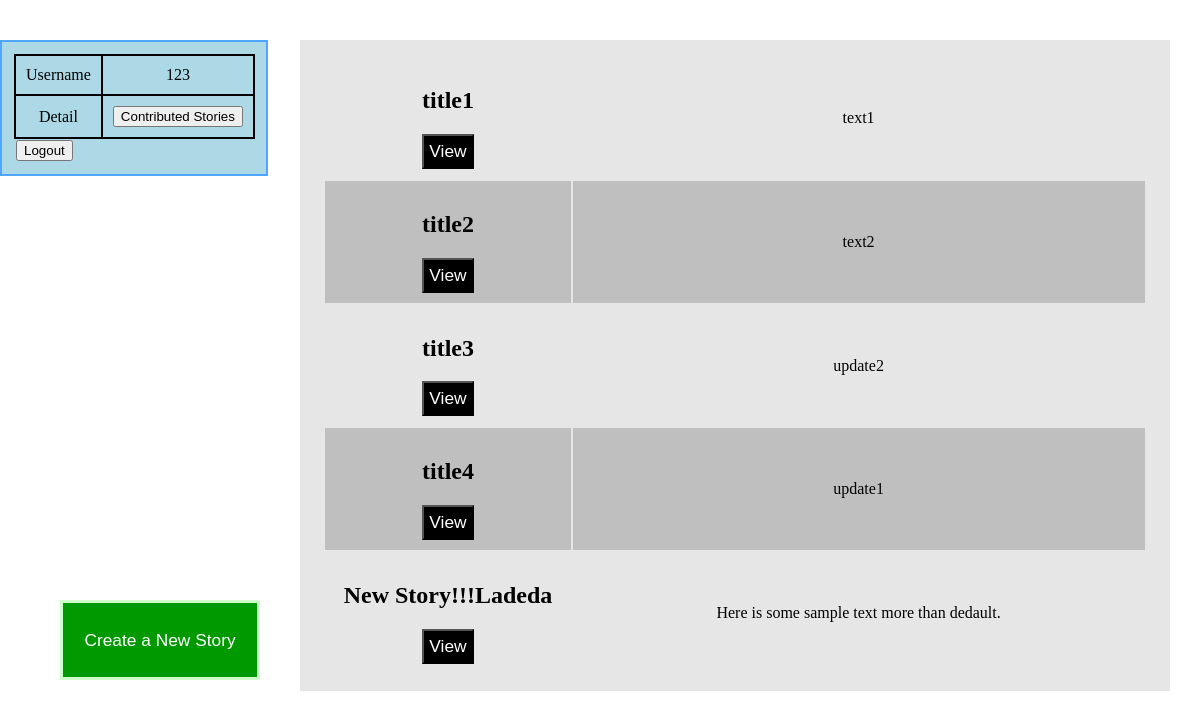
Page / (signed in) on the earlier database version.
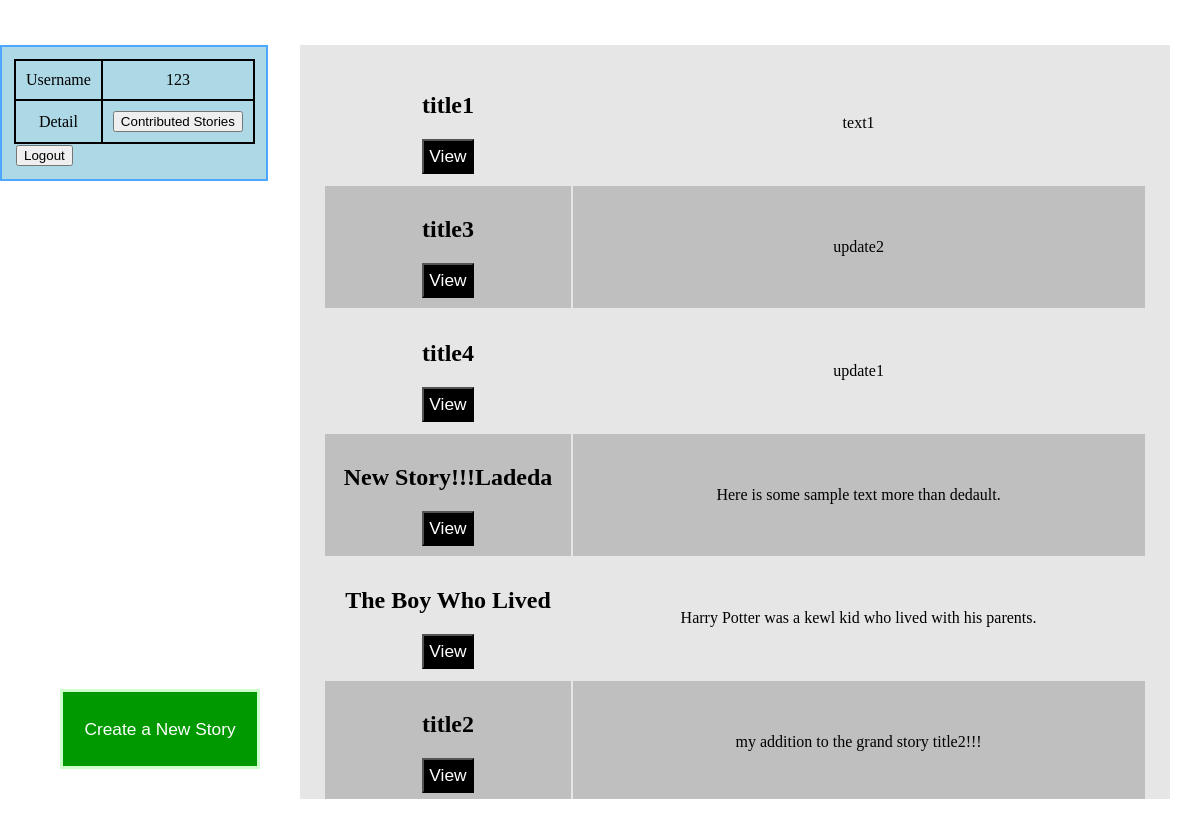
Same page on the later database version.
### tables this page shows
CREATE TABLE stories (storyID INT, title VARCHAR, isOpen INT);

CREATE TABLE updates (storyID INT, username VARCHAR, updateNum INT, text TEXT);

### app.py (the view)
@app.route("/")
def root():
    if session and auth.userCooked(session["user"]):
        data = posts.getFeedData(session["user"])
        return render_template("home.html", data=data, user=session["user"])
    return render_template("login.html")

### utils/auth.py (called while the page is built)
def userCooked(user):
    f = "data/story.db"
    db = sqlite3.connect(f)
    c = db.cursor()
    a = c.execute("SELECT username FROM users")
    for row in a:
        if session and row and user == row[0]:
            return True
    return False

### utils/posts.py (called while the page is built)
def getContributedIDs(username):
    db = sqlite3.connect("data/story.db")
    cursor = db.cursor()
    query = "SELECT storyID FROM updates WHERE username=\"" + username + "\""
    cursor.execute(query)
    fetch = cursor.fetchall()
    data = []
    for i in fetch:
        data.append(i[0])
    return data

### templates/home.html (shortened to what this page needs)
<!DOCTYPE html>
<html>
<div class="user">
<table class="user">
  <tr>
    <td class="user" width="30%"> Username </td>
    <td class="user"> {{ user }} </td>
  </tr>
  <tr>
    <td class="user"> Detail </td>
    <td class="user">
      <form action="/contributed" method="POST">
	<input type="submit" value="Contributed Stories">
      </form>
    </td>
  </tr>
  <tr>
    <td colspan="2"><form action="/logout" method="POST">
	<input type="submit" value="Logout">
    </form></td>
  </tr>
</table>
</div>
<div class="content">
<table class="content">
  {% for dic in data %}
  <tr class="content">
    <td class="content" width="30%">
      <h2>{{ dic["title"] }}</h2>
      <form action="/viewstory" method="POST">
	<input type="submit" class="view" value="View">
      </form>
    </td>
    <td class="content">
      {{ dic["text"] }}
    </td>
  </tr>
  {% endfor %}
</table>
</div>
<div class="new">
  <form action="/newstory">
    <input type="submit" class="new" value="Create a New Story">
  </form>
</div>
</html>

### templates/home.html (style rules this page uses)
div.user { position: fixed; top: 5%; left: 0; background: lightblue; width: 20%; border: 2px solid; border-color: #4da6ff; padding: 1%; }
table.user { width: 90%; margin-left: auto; margin-right: auto; border-collapse: collapse; }
td.user { border: 2px solid black; padding: 10px; text-align: center; }
div.content { position: fixed; max-height: 80%; width: 70%; background: #e6e6e6; padding: 15px; top: 5%; left: 25%; overflow-y:scroll; }
table.content { width: 98%; margin-left: auto; margin-right: auto; }
td.content { text-align: center; padding: 10px; }
tr.content:nth-child(even) { background-color: #bfbfbf; }
input.view { color: white; background-color: black; font-size: 13pt; padding: 5px; }
div.new { position: fixed; bottom: 15%; left: 5%; }
input.new { width: 200px; height: 80px; color: white; font-size: 13pt; background-color: #009900; border: 3px solid #ccffcc; padding:2px; }

Differences in the rows shown:
no longer on this page (row unchanged): updates: text "text2"
added stories: title "The Boy Who Lived"
added updates: text "Harry Potter was a kewl kid who lived with his parents."
added updates: text "my addition to the grand story title2!!!"
Other differences:
new list line: "View"
new list line: "title2"
list line gone: "title2"
list line gone: "View"
